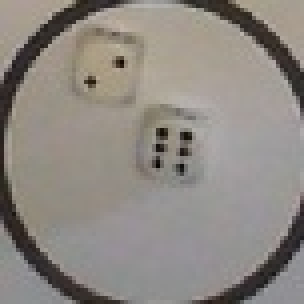
#> input picture circle_0.jpg, 76 x 76 px (shown 4 times larger)
$ jupyter execute count_black_dots.ipynb
#> lines starting #> are read from the running program, lines starting #| are printed output that depends on the picture; after the words box and inside, x2 and y2 are one past the last pixel; in counts of white or black regions, pixels touching at a corner belong together; long printed decimals are rounded
[cell 1]
import cv2
import numpy as np
import matplotlib.pyplot as plt

[cell 2]
gray = cv2.imread('../circle_0.jpg', cv2.IMREAD_GRAYSCALE)
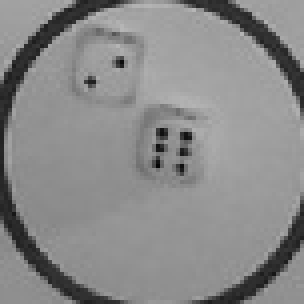
#> gray: shape (76, 76) (shown 4 times larger); min 6, max 182, mean 137.6
plt.imshow(gray, cmap='gray')

[cell 3]
# upscale the image
gray = cv2.resize(gray, (0,0), fx=2, fy=2)
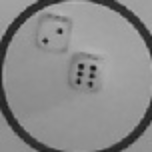
#> gray: shape (152, 152); min 20, max 180, mean 137.5
plt.imshow(gray, cmap='gray')

[cell 4]
# threshold
th, threshed = cv2.threshold(gray, 100, 255, cv2.THRESH_BINARY_INV|cv2.THRESH_OTSU)
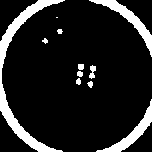
#> threshed: shape (152, 152); 12.8% white; 11 white regions (1 under 20 px), largest, box (x1, y1, x2, y2) and area: (0, 0, 65, 152) 1516, (89, 0, 152, 57) 636, (96, 99, 152, 152) 583
#> th = 103
# th, threshed = cv2.threshold(gray, 200, 255, cv2.THRESH_BINARY_INV)
plt.imshow(threshed, cmap='gray')

[cell 5]
# invert the image
threshed = cv2.bitwise_not(threshed)
plt.imshow(threshed, cmap='gray')

[cell 6]
# erode the image
kernel = cv2.getStructuringElement(cv2.MORPH_ELLIPSE, (3,3))
morphed = cv2.morphologyEx(threshed, cv2.MORPH_CLOSE, kernel)
#> morphed: shape (152, 152); 87.3% white; 10 black regions (1 under 20 px), largest, box (x1, y1, x2, y2) and area: (0, 0, 64, 152) 1513, (90, 0, 152, 56) 629, (96, 100, 152, 152) 580
plt.imshow(morphed, cmap='gray')

[cell 7]
# Create a SimpleBlobDetector_Params object
params = cv2.SimpleBlobDetector_Params()

# Set the filterByArea attribute to True
params.filterByArea = True
params.minArea = .01
params.maxArea = 10

# Create a SimpleBlobDetector object with the updated parameters
detector = cv2.SimpleBlobDetector_create(params)

# Detect blobs
keypoints = detector.detect(threshed)
#> keypoints = 1 keypoints; (x, y, size): (56, 17, 2.2)

# Draw blobs on our image as red circles
blank = np.zeros((1,1))
blobs = cv2.drawKeypoints(gray, keypoints, blank, (0,0,255),
                          cv2.DRAW_MATCHES_FLAGS_DRAW_RICH_KEYPOINTS)

number_of_blobs = len(keypoints)
#> number_of_blobs = 1
text = "Number of Circular Blobs: " + str(len(keypoints))
#> text = 'Number of Circular Blobs: 1'
cv2.putText(blobs, text, (20, 550), cv2.FONT_HERSHEY_SIMPLEX, 1, (100, 0, 255), 2)

plt.imshow(blobs)

[cell 8]
# print the blobs area and position
for i in range(len(keypoints)):
    print("Blob " + str(i+1))
    print("Position: " + str(keypoints[i].pt))
    print("Area: " + str(keypoints[i].size))
    print()
#> this loop made 1 pass
#| Blob 1
#| Position: (56.5, 17.0)
#| Area: 2.236

$ run again, with circle_1.jpg copied over circle_0.jpg
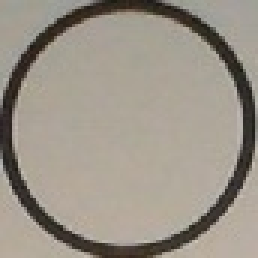
#> input picture circle_1.jpg, 86 x 86 px (shown 3 times larger)
#> `gray = cv2.resize(gray, (0,0), fx=2, fy=2)`:
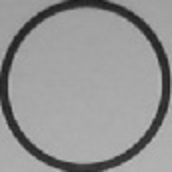
#> gray: shape (172, 172); min 26, max 188, mean 148.4
#> `th, threshed = cv2.threshold(gray, 100, 255, cv2.THRESH_BINARY_INV|cv2..`:
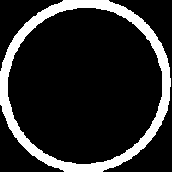
#> threshed: shape (172, 172); 15.7% white; 1 white region, box (x1, y1, x2, y2) and area: (0, 0, 171, 172) 4656
#> th = 111
#> morphed: shape (172, 172); 84.3% white; 1 black region, box (x1, y1, x2, y2) and area: (0, 0, 171, 172) 4647
#> keypoints = ()
#> number_of_blobs = 0
#> text = 'Number of Circular Blobs: 0'

$ run again, with circles.jpg copied over circle_0.jpg
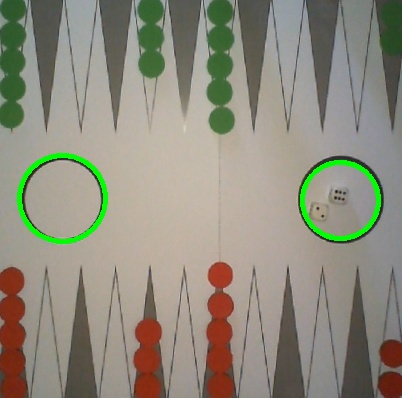
#> input picture circles.jpg, 402 x 398 px
#> `th, threshed = cv2.threshold(gray, 100, 255, cv2.THRESH_BINARY_INV|cv2..`:
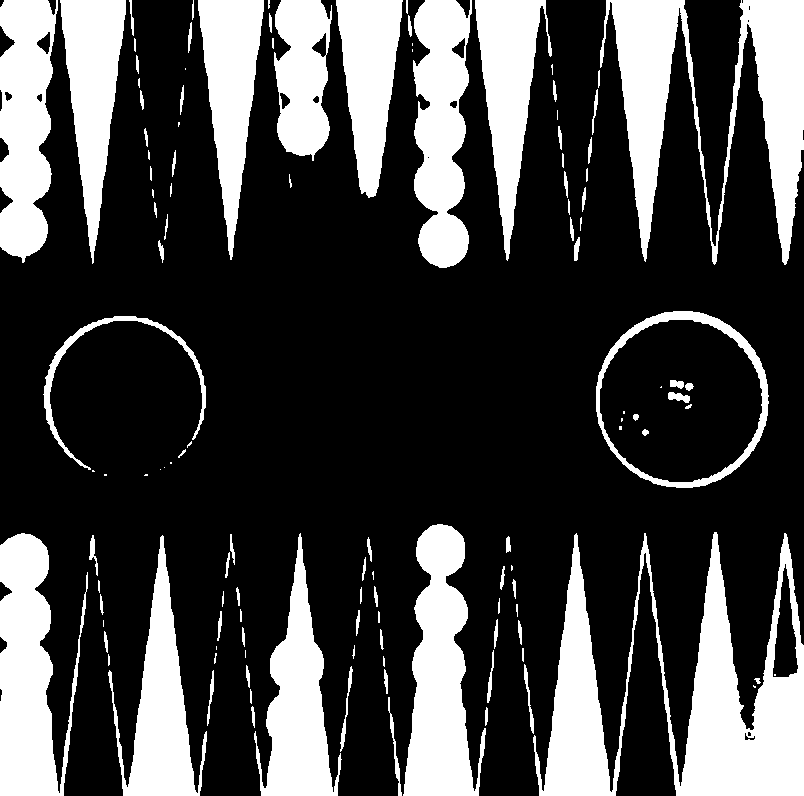
#> threshed: shape (796, 804); 27.1% white; 123 white regions (30 under 20 px), largest, box (x1, y1, x2, y2) and area: (533, 532, 804, 796) 29321, (600, 0, 804, 265) 20890, (403, 524, 486, 796) 13401
#> th = 121
#> morphed: shape (796, 804); 73.4% white; 122 black regions (25 under 20 px), largest, box (x1, y1, x2, y2) and area: (656, 532, 804, 796) 18639, (403, 524, 480, 796) 13231, (0, 533, 72, 796) 12947
#> keypoints = 8 keypoints; (x, y, size): (93, 471, 3.6), (216, 648, 3.6), (774, 674, 3.2), (170, 463, 3.2), (661, 387, 3), (412, 47, 2.8), (185, 68, 2.2), (164, 467, 2)
#> number_of_blobs = 8
#> text = 'Number of Circular Blobs: 8'
#> `cv2.putText(blobs, text, (20, 550), cv2.FONT_HERSHEY_SIMPLEX, 1, (100,..`:
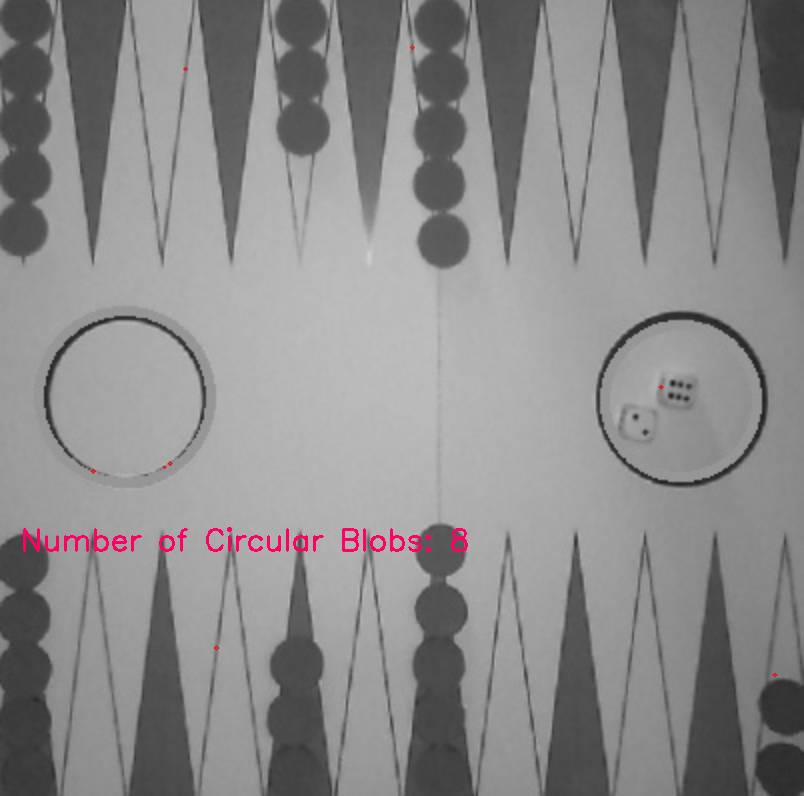
#> blobs: shape (796, 804, 3); mean of channels 0, 1, 2 138.7, 138.2, 139.4; drawn as B, G, R
#> the loop `for i in range(len(keypoints)):` made 8 passes
#> (printed output is left out)
